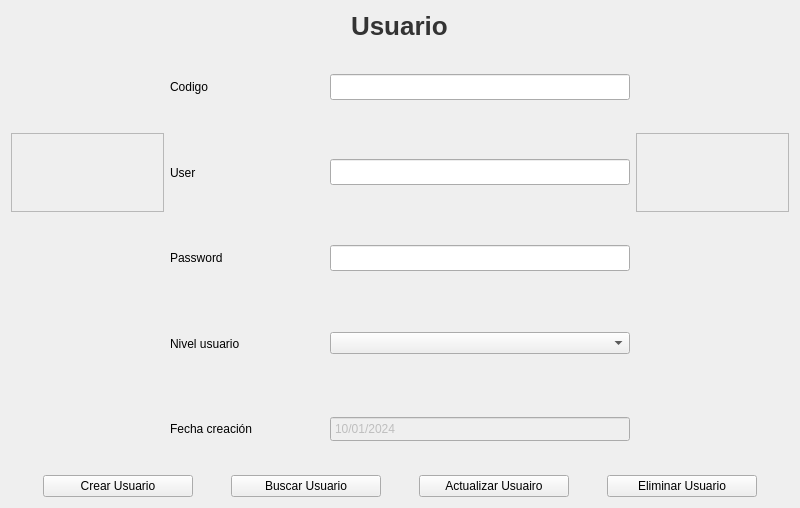
<?xml version="1.0" encoding="UTF-8"?>
<ui version="4.0">
 <class>Frame</class>
 <widget class="QFrame" name="Frame">
  <property name="geometry">
   <rect>
    <x>0</x>
    <y>0</y>
    <width>800</width>
    <height>508</height>
   </rect>
  </property>
  <property name="windowTitle">
   <string>Frame</string>
  </property>
  <layout class="QVBoxLayout" name="verticalLayout">
   <item alignment="Qt::AlignHCenter|Qt::AlignVCenter">
    <widget class="QLabel" name="label_4">
     <property name="sizePolicy">
      <sizepolicy hsizetype="Preferred" vsizetype="Preferred">
       <horstretch>0</horstretch>
       <verstretch>0</verstretch>
      </sizepolicy>
     </property>
     <property name="styleSheet">
      <string notr="true">QLabel {
	font-size: 26px;
	font-weight: bold;
	color: #333;
	text-align: center;
	qproperty-alignment: AlignCenter;
}</string>
     </property>
     <property name="text">
      <string>Usuario</string>
     </property>
    </widget>
   </item>
   <item>
    <layout class="QGridLayout" name="gridLayout">
     <item row="2" column="1">
      <widget class="QLabel" name="label_3">
       <property name="sizePolicy">
        <sizepolicy hsizetype="Preferred" vsizetype="Expanding">
         <horstretch>0</horstretch>
         <verstretch>0</verstretch>
        </sizepolicy>
       </property>
       <property name="maximumSize">
        <size>
         <width>300</width>
         <height>16777215</height>
        </size>
       </property>
       <property name="text">
        <string>Password</string>
       </property>
      </widget>
     </item>
     <item row="4" column="2">
      <widget class="QDateEdit" name="dpFechaCreacion">
       <property name="enabled">
        <bool>false</bool>
       </property>
       <property name="maximumSize">
        <size>
         <width>16777215</width>
         <height>26</height>
        </size>
       </property>
       <property name="focusPolicy">
        <enum>Qt::NoFocus</enum>
       </property>
       <property name="contextMenuPolicy">
        <enum>Qt::NoContextMenu</enum>
       </property>
       <property name="acceptDrops">
        <bool>false</bool>
       </property>
       <property name="wrapping">
        <bool>false</bool>
       </property>
       <property name="frame">
        <bool>true</bool>
       </property>
       <property name="readOnly">
        <bool>false</bool>
       </property>
       <property name="buttonSymbols">
        <enum>QAbstractSpinBox::NoButtons</enum>
       </property>
       <property name="specialValueText">
        <string/>
       </property>
       <property name="keyboardTracking">
        <bool>true</bool>
       </property>
       <property name="showGroupSeparator" stdset="0">
        <bool>false</bool>
       </property>
       <property name="currentSection">
        <enum>QDateTimeEdit::DaySection</enum>
       </property>
       <property name="displayFormat">
        <string>d/MM/yyyy</string>
       </property>
       <property name="calendarPopup">
        <bool>false</bool>
       </property>
       <property name="currentSectionIndex">
        <number>0</number>
       </property>
       <property name="timeSpec">
        <enum>Qt::LocalTime</enum>
       </property>
       <property name="date">
        <date>
         <year>2024</year>
         <month>1</month>
         <day>10</day>
        </date>
       </property>
      </widget>
     </item>
     <item row="0" column="1">
      <widget class="QLabel" name="label_6">
       <property name="sizePolicy">
        <sizepolicy hsizetype="Preferred" vsizetype="Expanding">
         <horstretch>0</horstretch>
         <verstretch>0</verstretch>
        </sizepolicy>
       </property>
       <property name="maximumSize">
        <size>
         <width>300</width>
         <height>16777215</height>
        </size>
       </property>
       <property name="text">
        <string>Codigo</string>
       </property>
      </widget>
     </item>
     <item row="2" column="2">
      <widget class="QLineEdit" name="tfPassword">
       <property name="maximumSize">
        <size>
         <width>300</width>
         <height>26</height>
        </size>
       </property>
      </widget>
     </item>
     <item row="4" column="1">
      <widget class="QLabel" name="label_5">
       <property name="sizePolicy">
        <sizepolicy hsizetype="Preferred" vsizetype="Expanding">
         <horstretch>0</horstretch>
         <verstretch>0</verstretch>
        </sizepolicy>
       </property>
       <property name="maximumSize">
        <size>
         <width>300</width>
         <height>16777215</height>
        </size>
       </property>
       <property name="text">
        <string>Fecha creación</string>
       </property>
      </widget>
     </item>
     <item row="3" column="1">
      <widget class="QLabel" name="label_7">
       <property name="sizePolicy">
        <sizepolicy hsizetype="Preferred" vsizetype="Expanding">
         <horstretch>0</horstretch>
         <verstretch>0</verstretch>
        </sizepolicy>
       </property>
       <property name="maximumSize">
        <size>
         <width>300</width>
         <height>16777215</height>
        </size>
       </property>
       <property name="text">
        <string>Nivel usuario</string>
       </property>
      </widget>
     </item>
     <item row="3" column="2">
      <widget class="QComboBox" name="cbNivelUsuario"/>
     </item>
     <item row="1" column="2">
      <widget class="QLineEdit" name="tfUser">
       <property name="maximumSize">
        <size>
         <width>300</width>
         <height>26</height>
        </size>
       </property>
      </widget>
     </item>
     <item row="1" column="1">
      <widget class="QLabel" name="label">
       <property name="sizePolicy">
        <sizepolicy hsizetype="Preferred" vsizetype="Expanding">
         <horstretch>0</horstretch>
         <verstretch>0</verstretch>
        </sizepolicy>
       </property>
       <property name="maximumSize">
        <size>
         <width>300</width>
         <height>16777215</height>
        </size>
       </property>
       <property name="text">
        <string>User</string>
       </property>
      </widget>
     </item>
     <item row="1" column="3">
      <widget class="QFrame" name="frame_2">
       <property name="frameShape">
        <enum>QFrame::StyledPanel</enum>
       </property>
       <property name="frameShadow">
        <enum>QFrame::Raised</enum>
       </property>
      </widget>
     </item>
     <item row="0" column="2">
      <widget class="QLineEdit" name="tfCodigo">
       <property name="maximumSize">
        <size>
         <width>300</width>
         <height>26</height>
        </size>
       </property>
      </widget>
     </item>
     <item row="1" column="0">
      <widget class="QFrame" name="frame">
       <property name="frameShape">
        <enum>QFrame::StyledPanel</enum>
       </property>
       <property name="frameShadow">
        <enum>QFrame::Raised</enum>
       </property>
      </widget>
     </item>
    </layout>
   </item>
   <item>
    <layout class="QHBoxLayout" name="horizontalLayout">
     <item>
      <widget class="QPushButton" name="btnCrearUsuario">
       <property name="maximumSize">
        <size>
         <width>150</width>
         <height>16777215</height>
        </size>
       </property>
       <property name="text">
        <string>Crear Usuario</string>
       </property>
      </widget>
     </item>
     <item>
      <widget class="QPushButton" name="btnBuscarUsuario">
       <property name="maximumSize">
        <size>
         <width>150</width>
         <height>16777215</height>
        </size>
       </property>
       <property name="text">
        <string>Buscar Usuario</string>
       </property>
      </widget>
     </item>
     <item>
      <widget class="QPushButton" name="btnActualizarUsuario">
       <property name="maximumSize">
        <size>
         <width>150</width>
         <height>16777215</height>
        </size>
       </property>
       <property name="text">
        <string>Actualizar Usuairo</string>
       </property>
      </widget>
     </item>
     <item>
      <widget class="QPushButton" name="btnEliminarUsuairo">
       <property name="maximumSize">
        <size>
         <width>150</width>
         <height>16777215</height>
        </size>
       </property>
       <property name="text">
        <string>Eliminar Usuario</string>
       </property>
      </widget>
     </item>
    </layout>
   </item>
  </layout>
 </widget>
 <resources/>
 <connections/>
</ui>
